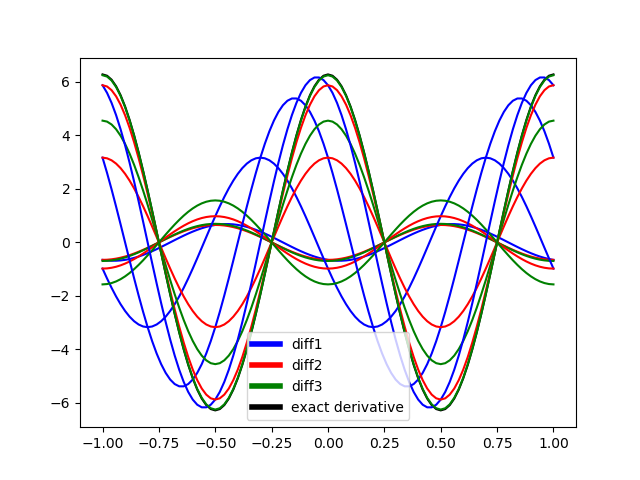

Source code (Python):
from math import sin, cos, pi
from matplotlib.lines import Line2D
import numpy as np
import matplotlib.pyplot as plt

class Diff:
    def __init__(self, f):
        self.f = f

    def diff1(self, x, h):
        return (self.f(x+h) - self.f(x))/h

    def diff2(self, x, h):
        return (self.f(x+h) - self.f(x-h))/(2*h)

    def diff3(self, x, h):
        return (-self.f(x+2*h) + 8*self.f(x+h) - 8*self.f(x-h) + self.f(x-2*h))/(12*h)


d = Diff(lambda x: sin(2*pi*x))
x = np.linspace(-1, 1, 101)
v = np.vectorize(lambda x: 2*pi*cos(2*pi*x))
h_vals = [0.9, 0.6, 0.3, 0.1]

plt.plot(x, v(x), color="black", label="exact derivative")

for i in h_vals:
    plt.plot(x, np.vectorize(d.diff1)(x, i), color="blue")
    plt.plot(x, np.vectorize(d.diff2)(x, i), color="red")
    plt.plot(x, np.vectorize(d.diff3)(x, i), color="green")

custom_lines = [Line2D([0], [0], color="blue", lw=4),
                Line2D([0], [0], color="red", lw=4),
                Line2D([0], [0], color="green", lw=4),
                Line2D([0], [0], color="black", lw=4)]

plt.legend(custom_lines, ["diff1", "diff2", "diff3", "exact derivative"])
plt.savefig("class_diff.png")
plt.show()

'''
(base) corybalaton@Corys-MacBook-Pro Uke 44 % /Users/corybalaton/opt/anaconda3/bin/python "/Users/corybalaton/Documents/UiO/IN1900/Uke 44/class_diff.py"
'''
